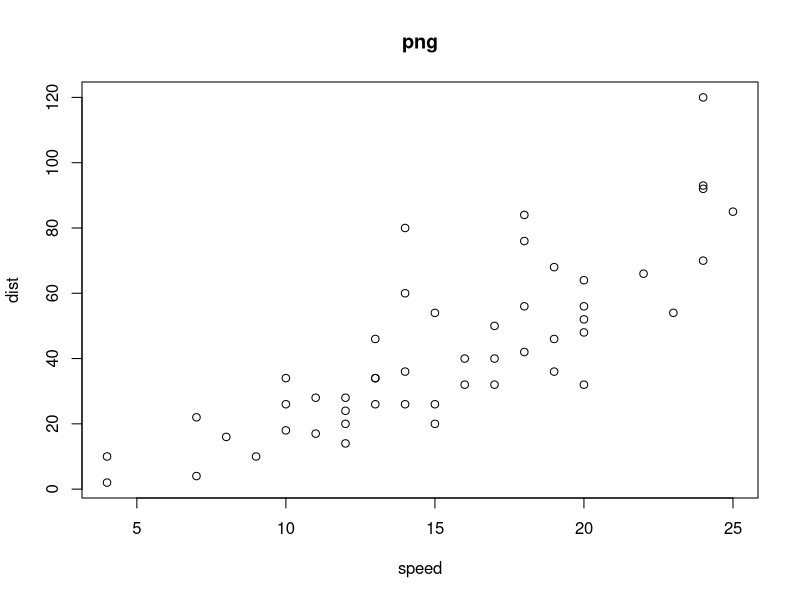
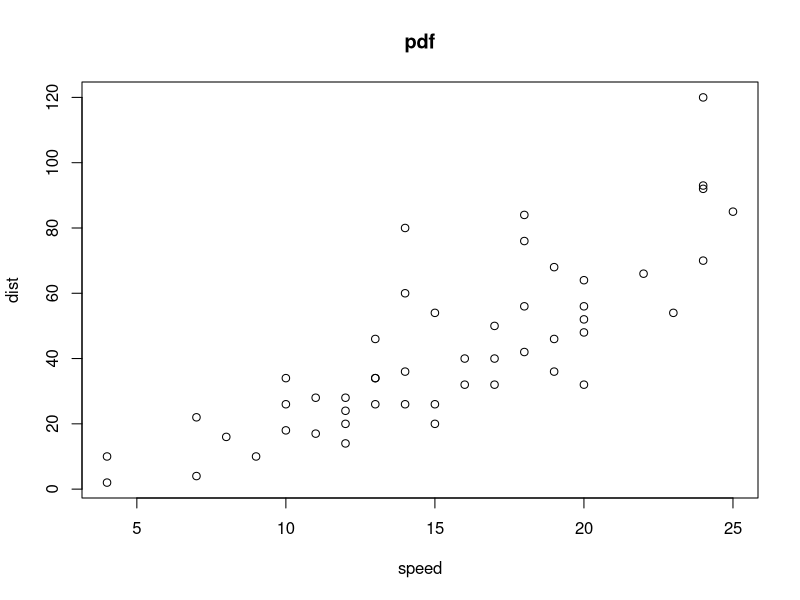

The R source for these figures, in order: (Note: this script raises an error after producing the figures.)
## ---- chunk 1
  dir.create('images')
  png('images/fig.png')
  plot(cars, main = 'png')
  dev.off()
  pdf('images/fig.pdf')
  plot(cars, main = 'pdf')
  dev.off()
## ---- chunk 2
  knitr::include_graphics("images/fig.png")
## ---- chunk 3
knitr::include_graphics("images/fig.png") 
## ---- chunk 4
  knitr::include_graphics("images/fig.png")
## ---- chunk 5
  library(knitr)
  if(is_html_output()) include_graphics("images/fig.png")
## ---- chunk 6
  knitr::kable( head(iris), booktabs = TRUE)
## ---- chunk 7
  library(knitr)
  if(is_html_output()) knitr::kable(head(iris), caption = "表中文题目", booktabs = TRUE)
